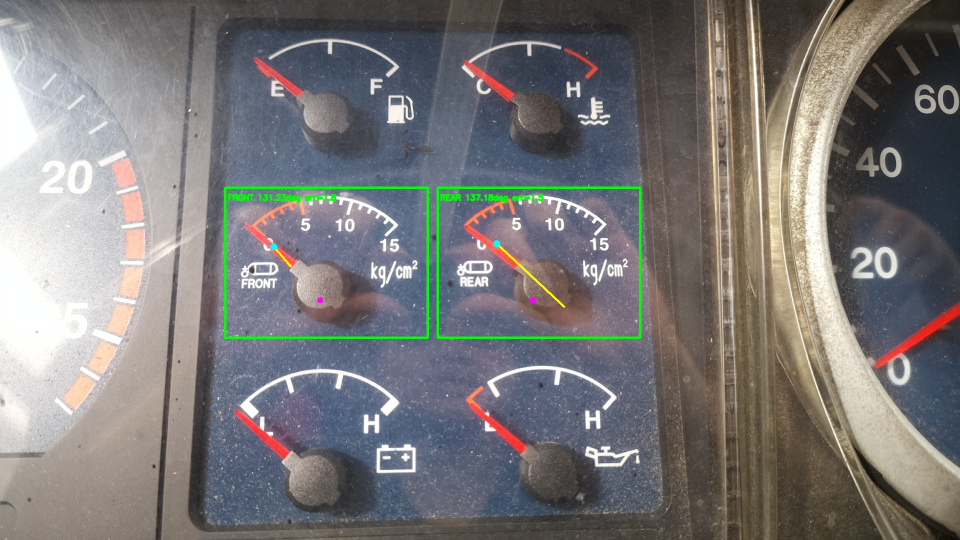
#> input picture sources/camera/19_pressure_inner_line/centrabus_calibration0_inner_line.jpg, 1920 x 1080 px (shown at 1/2 size)
$ python -i test_pressure_ransac_line_all30.py   (imports and definitions only)
#> lines starting #> are read from the running program, lines starting #| are printed output that depends on the picture; after the words box and inside, x2 and y2 are one past the last pixel; in counts of white or black regions, pixels touching at a corner belong together
#> further down, picture is the input picture: shape (1080, 1920, 3); mean B, G, R 119.4, 119.5, 121.5
#!/usr/bin/env python3

from pathlib import Path
import ast
import csv
import math

import cv2
import numpy as np


ROOT = Path(
    "/home/centrabus/camera_calibration"
)

OUTPUT_ROOT = (
    ROOT
    /
    "19_pressure_inner_line"
)

# [4 lines not run here, left out]

OUTPUT_CSV = (
    ROOT
    /
    "pressure_inner_line_results.csv"
)


# ============================================================
# CALIBRATION0 REFERENCE
# ============================================================

REFERENCE_DIR = (
    ROOT
    /
    "centrabus_calibration0"
)

REFERENCE_SCRIPT = (
    REFERENCE_DIR
    /
    "scripts"
    /
    "gauge_crop_test.py"
)


# ============================================================
# REFERENCE FRONT / REAR ROIS
#
# x, y, width, height
# ============================================================

REFERENCE_ROIS = {

    "front": (
        450,
        375,
        405,
        300
    ),

    "rear": (
        875,
        375,
        405,
        300
    ),
}


# ============================================================
# ROUGH REFERENCE PIVOTS
#
# IMPORTANT:
# These are NOT treated as exact needle centers.
#
# They are used only to define an inner annular search area.
# ============================================================

REFERENCE_PIVOTS = {

    "front": (
        190,
        225
    ),

    "rear": (
        190,
        225
    ),
}


# ============================================================
# INNER-NEEDLE SEARCH REGION
#
# The actual red needle is present here.
# The outer red warning arc should mostly be outside MAX_RADIUS.
# ============================================================

REFERENCE_MIN_RADIUS = 30

REFERENCE_MAX_RADIUS = 145


# ============================================================
# RED THRESHOLDS
# ============================================================

RED_H_LOW = 0
RED_H_HIGH = 7

RED_S_LOW = 100
RED_V_LOW = 100


# ============================================================
# ORB SETTINGS
# ============================================================

ORB_FEATURES = 3000
RATIO_TEST = 0.75
MIN_GOOD_MATCHES = 12
RANSAC_THRESHOLD = 4.0

MASK_X_MIN = 0.15
MASK_X_MAX = 0.82


# ============================================================
# READ input_image
# ============================================================

def get_input_image_path(script_path):

    source = script_path.read_text(
        encoding="utf-8"
    )

    tree = ast.parse(
        source,
        filename=str(script_path)
    )

    for node in tree.body:

        if not isinstance(
            node,
            ast.Assign
        ):
            continue

        for target in node.targets:

            if (
                isinstance(
                    target,
                    ast.Name
                )
                and
                target.id == "input_image"
            ):

                return Path(
                    ast.literal_eval(
                        node.value
                    )
                )

    raise RuntimeError(
        f"input_image not found in "
        f"{script_path}"
    )


# ============================================================
# ORB PREPARATION
# ============================================================

# [975 lines left out: functions prepare_gray, create_feature_mask, make_red_mask, detect_inner_needle, not called in this run]


# ============================================================
# LOAD REFERENCE DASHBOARD
# ============================================================

# [5 lines that did not run here, left out]


# [12 lines not run here, left out]


# ============================================================
# REFERENCE ORB
# ============================================================

orb = cv2.ORB_create(
    nfeatures=ORB_FEATURES
)


# [3 lines that did not run here, left out]


# [3 lines that did not run here, left out]


# [7 lines that did not run here, left out]


# [5 lines not run here, left out]


matcher = cv2.BFMatcher(
    cv2.NORM_HAMMING,
    crossCheck=False
)


# ============================================================
# FIND DATASET
# ============================================================

calibration_dirs = sorted(
    [
        path

        for path in ROOT.glob(
            "centrabus_calibration*"
        )

        if (
            path.is_dir()

            and

            (
                path
                /
                "scripts"
                /
                "gauge_crop_test.py"
            ).exists()
        )
    ],
    key=lambda path: path.name
)


rows = []


# [688 lines not run here, left out]


# ============================================================
# SAVE CSV
# ============================================================

fieldnames = [

    "calibration",
    "gauge",

    "current_scale",

    "pivot_x",
    "pivot_y",

    "angle",

    "red_pixels",
    "line_span",

    "median_error",
    "p90_error",

    "success",
    "error",
]


# [27 lines not run here, left out]


# ============================================================
# SUMMARY
# ============================================================

successful = sum(
    1

    for row in rows

    if row.get(
        "success"
    )
)


failed = (
    len(
        rows
    )
    -
    successful
)


# [47 lines not run here, left out]
#!/usr/bin/env python3

from pathlib import Path
import ast
import csv
import math

import cv2
import numpy as np


ROOT = Path(
    "/home/centrabus/camera_calibration"
)

OUTPUT_ROOT = (
    ROOT
    /
    "19_pressure_inner_line"
)

# [4 lines not run here, left out]

OUTPUT_CSV = (
    ROOT
    /
    "pressure_inner_line_results.csv"
)


# ============================================================
# CALIBRATION0 REFERENCE
# ============================================================

REFERENCE_DIR = (
    ROOT
    /
    "centrabus_calibration0"
)

REFERENCE_SCRIPT = (
    REFERENCE_DIR
    /
    "scripts"
    /
    "gauge_crop_test.py"
)


# ============================================================
# REFERENCE FRONT / REAR ROIS
#
# x, y, width, height
# ============================================================

REFERENCE_ROIS = {

    "front": (
        450,
        375,
        405,
        300
    ),

    "rear": (
        875,
        375,
        405,
        300
    ),
}


# ============================================================
# ROUGH REFERENCE PIVOTS
#
# IMPORTANT:
# These are NOT treated as exact needle centers.
#
# They are used only to define an inner annular search area.
# ============================================================

REFERENCE_PIVOTS = {

    "front": (
        190,
        225
    ),

    "rear": (
        190,
        225
    ),
}


# ============================================================
# INNER-NEEDLE SEARCH REGION
#
# The actual red needle is present here.
# The outer red warning arc should mostly be outside MAX_RADIUS.
# ============================================================

REFERENCE_MIN_RADIUS = 30

REFERENCE_MAX_RADIUS = 145


# ============================================================
# RED THRESHOLDS
# ============================================================

RED_H_LOW = 0
RED_H_HIGH = 7

RED_S_LOW = 100
RED_V_LOW = 100


# ============================================================
# ORB SETTINGS
# ============================================================

ORB_FEATURES = 3000
RATIO_TEST = 0.75
MIN_GOOD_MATCHES = 12
RANSAC_THRESHOLD = 4.0

MASK_X_MIN = 0.15
MASK_X_MAX = 0.82


# ============================================================
# READ input_image
# ============================================================

def get_input_image_path(script_path):

    source = script_path.read_text(
        encoding="utf-8"
    )

    tree = ast.parse(
        source,
        filename=str(script_path)
    )

    for node in tree.body:

        if not isinstance(
            node,
            ast.Assign
        ):
            continue

        for target in node.targets:

            if (
                isinstance(
                    target,
                    ast.Name
                )
                and
                target.id == "input_image"
            ):

                return Path(
                    ast.literal_eval(
                        node.value
                    )
                )

    raise RuntimeError(
        f"input_image not found in "
        f"{script_path}"
    )


# ============================================================
# ORB PREPARATION
# ============================================================

# [49 lines left out: functions prepare_gray, create_feature_mask, not called in this run]


# ============================================================
# CREATE RED MASK
# ============================================================

def make_red_mask(image):

    hsv = cv2.cvtColor(
        image,
        cv2.COLOR_BGR2HSV
    )
#> hsv: shape (1080, 1920, 3); mean H, S, V 69.7, 47, 132.8


    lower1 = np.array(
        [
            RED_H_LOW,
            RED_S_LOW,
            RED_V_LOW
        ],
        dtype=np.uint8
    )

    upper1 = np.array(
        [
            RED_H_HIGH,
            255,
            255
        ],
        dtype=np.uint8
    )


    lower2 = np.array(
        [
            173,
            RED_S_LOW,
            RED_V_LOW
        ],
        dtype=np.uint8
    )

    upper2 = np.array(
        [
            179,
            255,
            255
        ],
        dtype=np.uint8
    )


    mask1 = cv2.inRange(
        hsv,
        lower1,
        upper1
    )
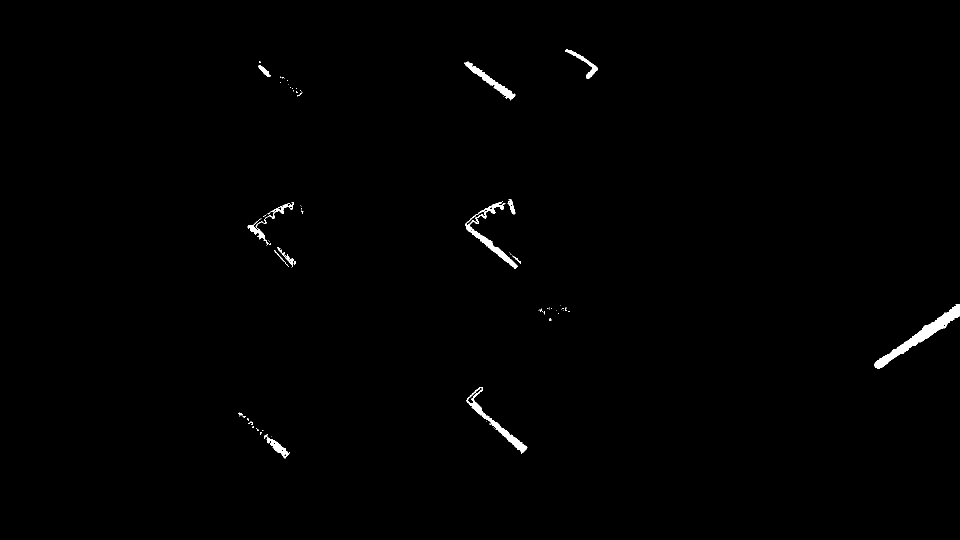
#> mask1: shape (1080, 1920) (shown at 1/2 size); 0.58% white; 78 white regions (63 under 20 px), largest, box (x1, y1, x2, y2) and area: (1749, 608, 1920, 737) 3644, (930, 403, 1036, 538) 1924, (933, 774, 1055, 907) 1817

    mask2 = cv2.inRange(
        hsv,
        lower2,
        upper2
    )
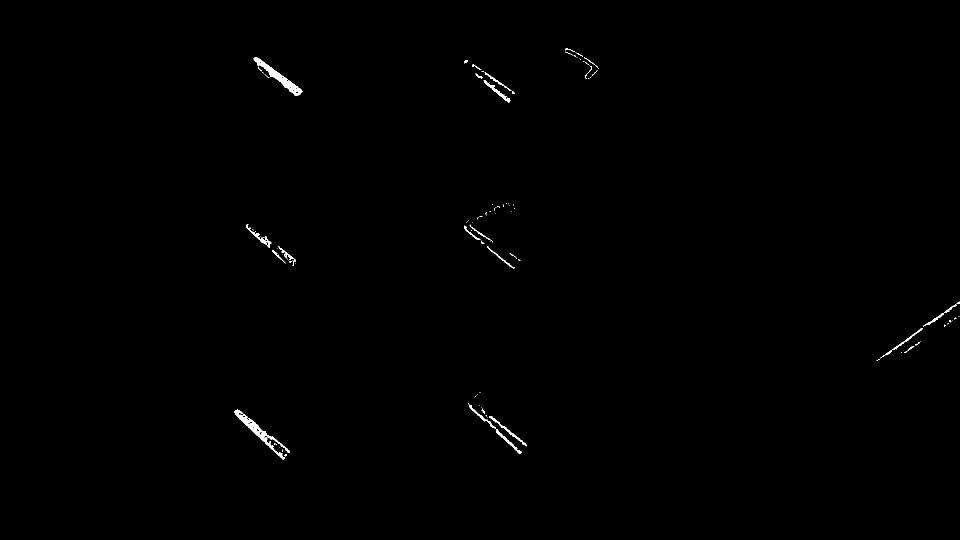
#> mask2: shape (1080, 1920) (shown at 1/2 size); 0.33% white; 102 white regions (75 under 20 px), largest, box (x1, y1, x2, y2) and area: (469, 819, 580, 919) 1548, (507, 115, 605, 192) 1450, (967, 161, 1021, 205) 364

    mask = cv2.bitwise_or(
        mask1,
        mask2
    )
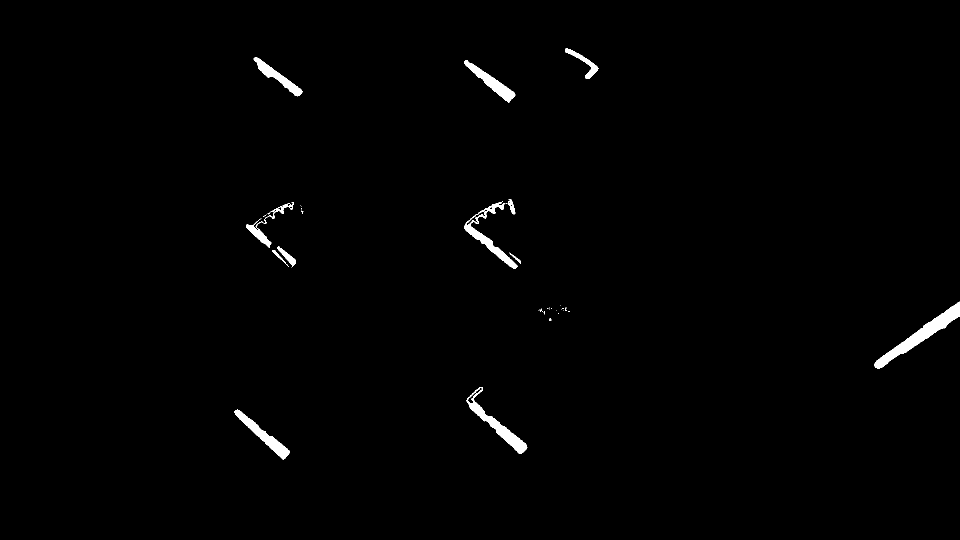
#> mask: shape (1080, 1920) (shown at 1/2 size); 0.91% white; 41 white regions (29 under 20 px), largest, box (x1, y1, x2, y2) and area: (1749, 603, 1920, 737) 4330, (933, 774, 1055, 908) 2804, (928, 403, 1036, 538) 2417


    kernel = np.ones(
        (
            3,
            3
        ),
        np.uint8
    )


    mask = cv2.morphologyEx(
        mask,
        cv2.MORPH_OPEN,
        kernel
    )
#> mask: shape (1080, 1920); 0.87% white; 23 white regions (6 under 20 px), largest, box (x1, y1, x2, y2) and area: (1749, 604, 1920, 737) 4327, (933, 787, 1054, 907) 2652, (469, 820, 580, 919) 2330


    mask = cv2.morphologyEx(
        mask,
        cv2.MORPH_CLOSE,
        kernel,
        iterations=2
    )
#> mask: shape (1080, 1920); 0.88% white; 18 white regions (4 under 20 px), largest, box (x1, y1, x2, y2) and area: (1749, 604, 1920, 737) 4330, (933, 787, 1054, 907) 2655, (469, 820, 580, 919) 2330


    return mask


# ============================================================
# INNER RED NEEDLE LINE FIT
# ============================================================

# [532 lines left out: function detect_inner_needle, not called in this run]


# ============================================================
# LOAD REFERENCE DASHBOARD
# ============================================================

# [5 lines that did not run here, left out]


# [12 lines not run here, left out]


# ============================================================
# REFERENCE ORB
# ============================================================

orb = cv2.ORB_create(
    nfeatures=ORB_FEATURES
)


# [3 lines that did not run here, left out]


# [3 lines that did not run here, left out]


# [7 lines that did not run here, left out]


# [5 lines not run here, left out]


matcher = cv2.BFMatcher(
    cv2.NORM_HAMMING,
    crossCheck=False
)


# ============================================================
# FIND DATASET
# ============================================================

calibration_dirs = sorted(
    [
        path

        for path in ROOT.glob(
            "centrabus_calibration*"
        )

        if (
            path.is_dir()

            and

            (
                path
                /
                "scripts"
                /
                "gauge_crop_test.py"
            ).exists()
        )
    ],
    key=lambda path: path.name
)


rows = []


# [688 lines not run here, left out]


# ============================================================
# SAVE CSV
# ============================================================

fieldnames = [

    "calibration",
    "gauge",

    "current_scale",

    "pivot_x",
    "pivot_y",

    "angle",

    "red_pixels",
    "line_span",

    "median_error",
    "p90_error",

    "success",
    "error",
]


# [27 lines not run here, left out]


# ============================================================
# SUMMARY
# ============================================================

successful = sum(
    1

    for row in rows

    if row.get(
        "success"
    )
)


failed = (
    len(
        rows
    )
    -
    successful
)


# [45 lines not run here, left out]

>>> import cv2
>>> picture = cv2.imread('../19_pressure_inner_line/centrabus_calibration0_inner_line.jpg')
>>> result = make_red_mask(picture)

$ run again, on sources/camera/19_pressure_inner_line/centrabus_calibration9.2_inner_line.jpg
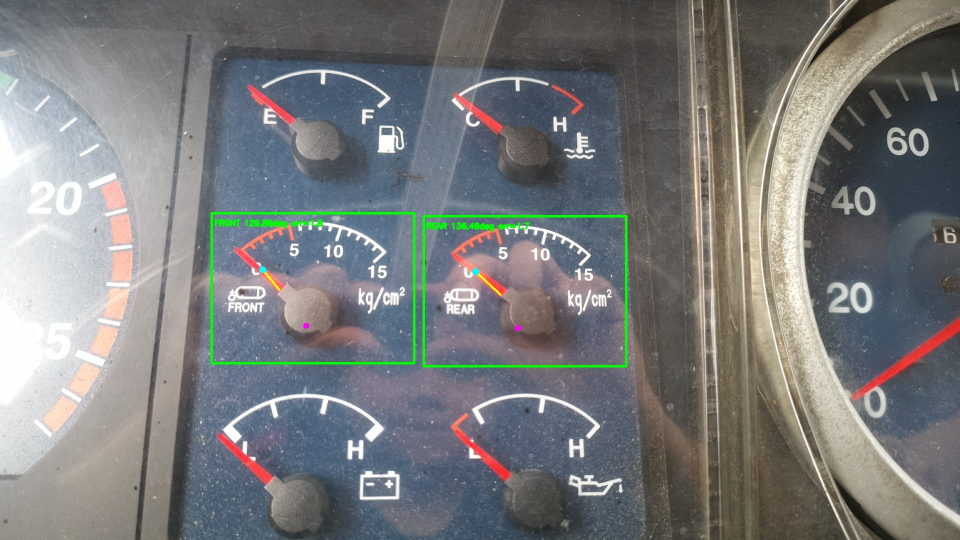
#> input picture sources/camera/19_pressure_inner_line/centrabus_calibration9.2_inner_line.jpg, 1920 x 1080 px (shown at 1/2 size)
#> picture is the input picture: shape (1080, 1920, 3); mean B, G, R 122.7, 122.3, 120.8
#> hsv: shape (1080, 1920, 3); mean H, S, V 73.2, 42.4, 133.5
#> in make_red_mask, `mask1 = cv2.inRange( hsv, lower1, upper1 )`:
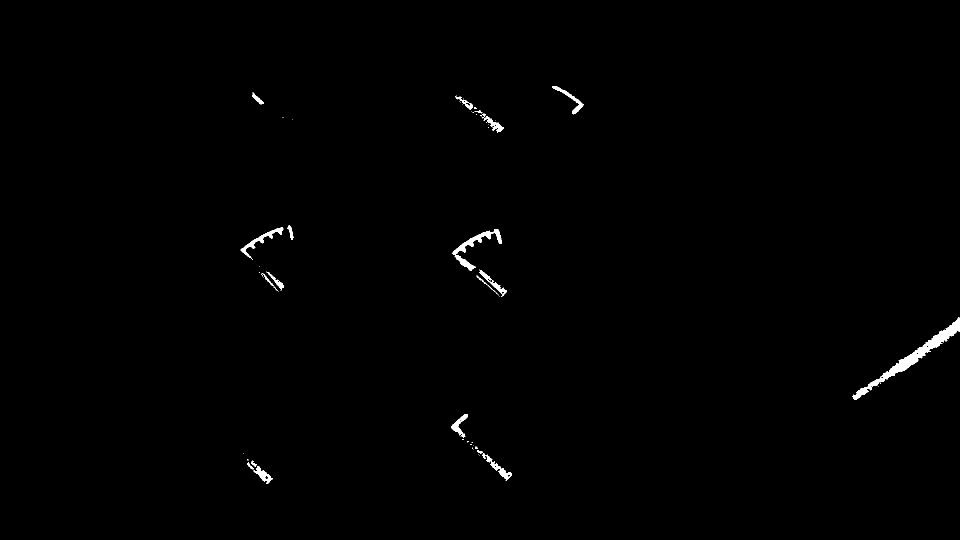
#> mask1: shape (1080, 1920) (shown at 1/2 size); 0.53% white; 60 white regions (39 under 20 px), largest, box (x1, y1, x2, y2) and area: (1705, 635, 1920, 799) 3938, (905, 458, 1004, 542) 1575, (481, 454, 567, 516) 868
#> mask2: shape (1080, 1920); 0.44% white; 135 white regions (108 under 20 px), largest, box (x1, y1, x2, y2) and area: (435, 867, 546, 969) 1726, (903, 857, 1020, 963) 1621, (496, 171, 591, 248) 1505
#> in make_red_mask, `mask = cv2.bitwise_or( mask1, mask2 )`:
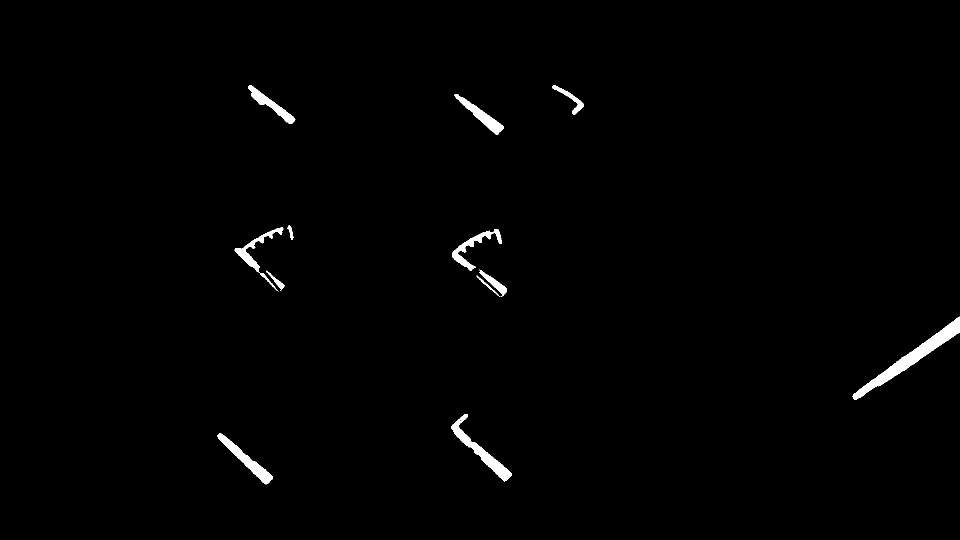
#> mask: shape (1080, 1920) (shown at 1/2 size); 0.96% white; 12 white regions, largest, box (x1, y1, x2, y2) and area: (1705, 633, 1920, 799) 5408, (903, 828, 1023, 963) 2908, (435, 867, 546, 969) 2374
